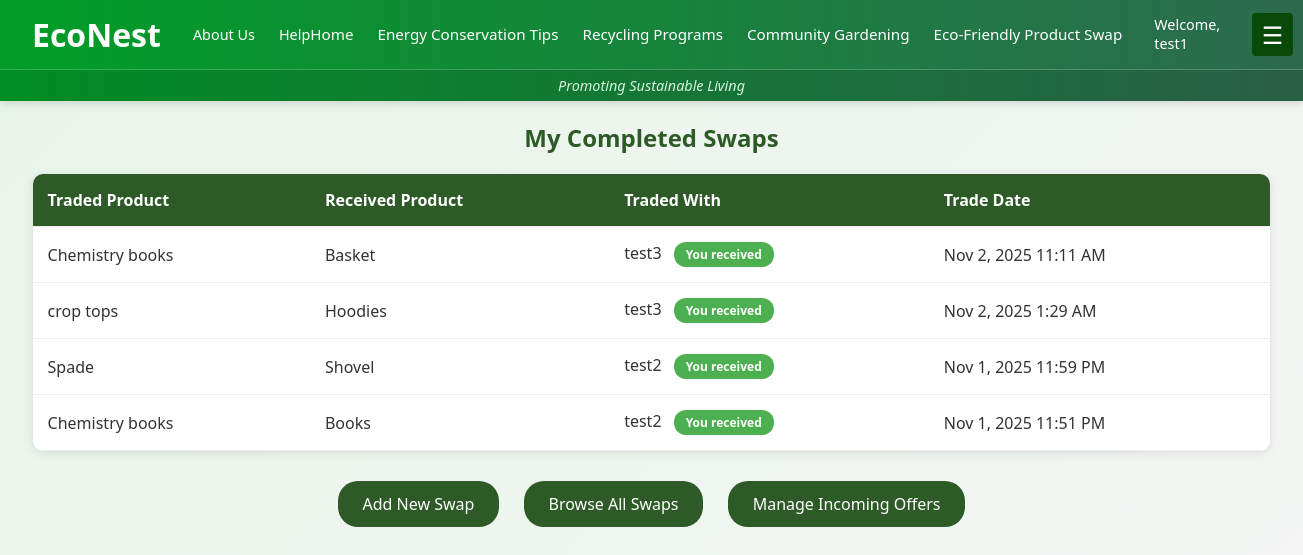
Page /ecofriendlyproductswap/myview.php (signed in) on the committed database.
### tables this page shows
CREATE TABLE `myswap` (
  `swap_id` int(11) NOT NULL,
  `product_id` int(11) DEFAULT NULL,
  `from_user_id` int(11) NOT NULL,
  `to_user_id` int(11) NOT NULL,
  `traded_product` varchar(255) NOT NULL,
  `received_product` varchar(255) NOT NULL,
  `trade_date` timestamp NOT NULL DEFAULT current_timestamp()
);

CREATE TABLE `user` (
  `user_id` int(11) NOT NULL,
  `user_name` varchar(255) NOT NULL,
  `user_email` varchar(50) NOT NULL,
  `user_phone` varchar(255) NOT NULL,
  `user_password` varchar(255) NOT NULL,
  `user_firstname` varchar(100) NOT NULL,
  `user_lastname` varchar(100) NOT NULL
);

### ecofriendlyproductswap/myview.php (the view, shortened to what this page needs)
<?php
include "../header.php";
?>
<!DOCTYPE html>
<html lang="en">
<head>
</head>
<body>
    <center>
        <h2>My Completed Swaps</h2>
        <table class="view">
            <tr class="products">
                <th>Traded Product</th>
                <th>Received Product</th>
                <th>Traded With</th>
                <th>Trade Date</th>
            </tr>
            <?php
                include("../conn.php");
                $current_user_id = $_SESSION['user_id'] ?? 1;
                $sql = "SELECT ms.*,
                               u1.user_name as from_user_name,
                               u2.user_name as to_user_name
                        FROM myswap ms
                        JOIN user u1 ON ms.from_user_id = u1.user_id
                        JOIN user u2 ON ms.to_user_id = u2.user_id
                        WHERE ms.from_user_id = $current_user_id OR ms.to_user_id = $current_user_id
                        ORDER BY ms.trade_date DESC";
                $result = mysqli_query($dbConn, $sql);
                if(mysqli_num_rows($result) <= 0){
                    echo '<tr><td colspan="4">';
                    echo '<div class="empty-state">';
                    echo '<h3>No Completed Swaps Yet</h3>';
                    echo '<p>You haven\'t completed any swaps yet. Make some offers or check your pending offers!</p>';
                    echo '</div>';
                    echo '</td></tr>';
                } else {
                    while($rows = mysqli_fetch_array($result)){
                        $is_sender = ($rows['from_user_id'] == $current_user_id);
                        echo "<tr>";
                        echo "<td>".$rows['traded_product']."</td>";
                        echo "<td>".$rows['received_product']."</td>";
                        if($is_sender) {
                            echo "<td>".$rows['to_user_name']." <span class='status-badge status-accepted'>You initiated</span></td>";
                        } else {
                            echo "<td>".$rows['from_user_name']." <span class='status-badge status-accepted'>You received</span></td>";
                        }
                        echo "<td>".date('M j, Y g:i A', strtotime($rows['trade_date']))."</td>";
                        echo "</tr>";
                    }
                }
            ?>
        </table>
    </center>
    <div class="swap-navigation">
        <a href="product-swap.php" class="swap-nav-button">Add New Swap</a>
        <a href="view.php" class="swap-nav-button">Browse All Swaps</a>
        <a href="manage_offers.php" class="swap-nav-button">Manage Incoming Offers</a>
    </div>
</body>
</html>

### header.php (shortened to what this page needs)
<?php
$base_path = '/rwdd/RWDD group assignment/';
?>
<header>
  <div class="header-top">
    <div class="left-section">
      <div class="logo">
        <h1>EcoNest</h1>
      </div>
      <nav class="mini-nav">
        <ul>
          <li><a href="<?php echo $base_path; ?>aboutus.php">About Us</a></li>
          <li><a href="<?php echo $base_path; ?>11. Help Page.php">Help</a></li>
        </ul>
      </nav>
    </div>
    <div class="right-section">
      <nav class="main-nav">
        <ul>
          <li><a href="<?php echo $base_path; ?>index.php">Home</a></li>
          <li><a href="<?php echo $base_path; ?>energyconservation/energyconservation.php">Energy Conservation Tips</a></li>
          <li><a href="<?php echo $base_path; ?>recyclingprogram/recyclingprogram.php">Recycling Programs</a></li>
          <li><a href="<?php echo $base_path; ?>communitygardening/communitygardening.php">Community Gardening</a></li>
          <li><a href="<?php echo $base_path; ?>ecofriendlyproductswap/view.php">Eco-Friendly Product Swap</a></li>
        </ul>
      </nav>
      <div class="auth-section">
        <?php if (isset($_SESSION['user_id'])): ?>
          <div class="user-welcome" style="color: var(--white); margin-right: 1rem; font-size: 0.9rem;">
            Welcome, <?php echo htmlspecialchars($_SESSION['user_name'] ?? 'User'); ?>
          </div>
        <?php endif; ?>
        <div class="hamburger-wrapper">
          <div class="hamburger" id="hamburger">☰</div>
        </div>
      </div>
    </div>
  </div>
  <div class="header-bottom">
    <div class="tagline">
      <p>Promoting Sustainable Living</p>
    </div>
  </div>
</header>

### header.php (style rules this page uses)
:root { --green-dark: #009d27; --green-mid: #2d6a4f; --green-deep: #094a0a; --green-light: #95d5b2; --white: #ffffff; }
header { background: linear-gradient(90deg, var(--green-dark), var(--green-mid)); color: var(--white); box-shadow: 0 2px 8px rgba(0,0,0,0.15); position: sticky; top: 0; z-index: 1000; width: 100%; }
.header-top { display: flex; align-items: center; justify-content: space-between; padding: 0.8rem 2rem; border-bottom: 1px solid rgba(255,255,255,0.2); }
.left-section { display: flex; align-items: center; gap: 2rem; }
.logo h1 { font-size: 2rem; font-weight: bold; margin: 0; white-space: nowrap; color: var(--white); }
.mini-nav ul { list-style: none; display: flex; gap: 1.5rem; margin: 0; padding: 0; }
.mini-nav a { color: var(--white); text-decoration: none; font-weight: 500; font-size: 0.9rem; position: relative; padding-bottom: 2px; white-space: nowrap; }
.mini-nav a::after { content: ""; position: absolute; width: 0%; height: 2px; bottom: 0; left: 0; background: var(--green-light); transition: width 0.3s ease; }
.right-section { display: flex; align-items: center; gap: 2rem; }
.main-nav { display: flex; }
.main-nav ul { list-style: none; display: flex; gap: 1.5rem; margin: 0; padding: 0; }
.main-nav a { color: var(--white); text-decoration: none; font-weight: 500; font-size: 0.95rem; position: relative; padding-bottom: 4px; white-space: nowrap; }
.main-nav a::after { content: ""; position: absolute; width: 0%; height: 2px; bottom: 0; left: 0; background: var(--green-light); transition: width 0.3s ease; }
.auth-section { display: flex; align-items: center; gap: 1rem; }
.user-welcome { font-weight: 500; }
.header-bottom { display: flex; justify-content: center; padding: 0.4rem 2rem; background: rgba(0,0,0,0.1); }
.tagline p { font-size: 0.9rem; color: #d8f3dc; margin: 0; font-style: italic; }
.hamburger-wrapper { position: relative; }
.hamburger { font-size: 1.5rem; cursor: pointer; padding: 0.3rem 0.6rem; border-radius: 4px; transition: background 0.2s ease; background-color: var(--green-deep); color: var(--white); }

### ecofriendlyproductswap/myview.php (style rules this page uses)
:root { --primary: #4CAF50; --primary-light: #E8F5E9; --primary-dark: #388E3C; --secondary: #FF9800; --secondary-light: #FFE0B2; --text-dark: #333; --text-light: #666; --bg-light: #f9f9f9; --white: #fff; --shadow: 0 4px 12px rgba(0,0,0,0.1); --radius: 12px; --transition: all 0.3s ease; }
* { box-sizing: border-box; margin: 0; padding: 0; }
html, body { height: 100%; margin: 0; padding: 0; }
body { font-family: 'Segoe UI', Tahoma, Geneva, Verdana, sans-serif; background: linear-gradient(135deg, var(--primary-light) 0%, #f5f5f5 100%); color: var(--text-dark); margin: 0; min-height: 100vh; }
.products { background-color: #2d5a27; color: white; height: 50px; font-weight: 500; }
.products th { padding: 15px; text-align: left; }
.view { background-color: white; border-radius: 10px; overflow: hidden; box-shadow: 0 2px 10px rgba(0,0,0,0.1); margin: 20px auto; }
table { border-collapse: collapse; width: 95%; margin: 20px 0; }
table tr { border-bottom: 1px solid #eee; }
table td { padding: 15px; text-align: left; color: #333; }
h2 { color: #2d5a27; font-size: 24px; font-weight: 600; margin: 20px 0; }
.swap-navigation { text-align: center; margin: 30px 0; }
.swap-nav-button { background: #2d5a27; color: white; text-decoration: none; padding: 12px 25px; border-radius: 20px; margin: 0 10px; display: inline-block; transition: all 0.3s ease; font-weight: 500; }
.status-badge { padding: 4px 12px; border-radius: 12px; font-size: 12px; font-weight: 600; display: inline-block; margin-left: 8px; }
.status-accepted { background: #4CAF50; color: white; }

### rows in the picture
myswap: traded_product "Chemistry books", received_product "Basket", from_user.user_name "test3", trade_date "Nov 2, 2025 11:11 AM"
myswap: traded_product "crop tops", received_product "Hoodies", from_user.user_name "test3", trade_date "Nov 2, 2025 1:29 AM"
myswap: traded_product "Spade", received_product "Shovel", from_user.user_name "test2", trade_date "Nov 1, 2025 11:59 PM"
myswap: traded_product "Chemistry books", received_product "Books", from_user.user_name "test2", trade_date "Nov 1, 2025 11:51 PM"

### other values in the picture
$_SESSION['user_name'] "test1"
